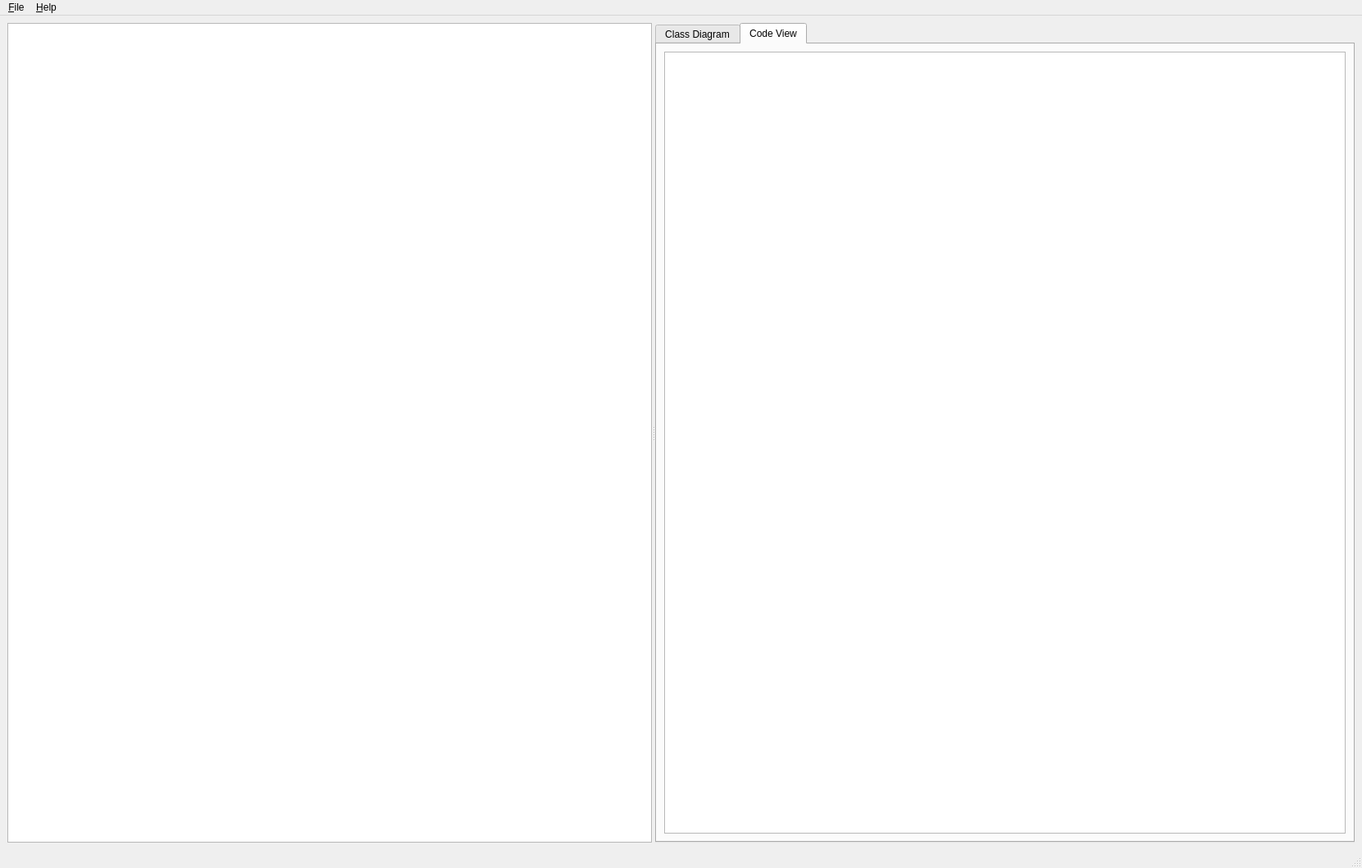
<?xml version="1.0" encoding="UTF-8"?>
<ui version="4.0">
 <class>MainWnd</class>
 <widget class="QMainWindow" name="MainWnd">
  <property name="geometry">
   <rect>
    <x>0</x>
    <y>0</y>
    <width>1661</width>
    <height>1059</height>
   </rect>
  </property>
  <property name="windowTitle">
   <string>Spaghetti</string>
  </property>
  <widget class="QWidget" name="centralwidget">
   <layout class="QHBoxLayout" name="horizontalLayout_2">
    <item>
     <widget class="QSplitter" name="splitter">
      <property name="orientation">
       <enum>Qt::Horizontal</enum>
      </property>
      <widget class="gui::CodeBaseTreeView" name="m_class_tree">
       <property name="sizePolicy">
        <sizepolicy hsizetype="Preferred" vsizetype="Expanding">
         <horstretch>0</horstretch>
         <verstretch>0</verstretch>
        </sizepolicy>
       </property>
      </widget>
      <widget class="QTabWidget" name="m_tab">
       <property name="currentIndex">
        <number>1</number>
       </property>
       <widget class="QWidget" name="m_class_tab">
        <attribute name="title">
         <string>Class Diagram</string>
        </attribute>
        <layout class="QHBoxLayout" name="horizontalLayout">
         <item>
          <widget class="QGraphicsView" name="m_class_gfx">
           <property name="sizePolicy">
            <sizepolicy hsizetype="Expanding" vsizetype="Expanding">
             <horstretch>0</horstretch>
             <verstretch>0</verstretch>
            </sizepolicy>
           </property>
          </widget>
         </item>
        </layout>
       </widget>
       <widget class="QWidget" name="m_code_tab">
        <property name="enabled">
         <bool>true</bool>
        </property>
        <property name="accessibleName">
         <string/>
        </property>
        <attribute name="title">
         <string>Code View</string>
        </attribute>
        <layout class="QHBoxLayout" name="horizontalLayout_3">
         <item>
          <widget class="QTextEdit" name="m_code_view"/>
         </item>
        </layout>
       </widget>
      </widget>
     </widget>
    </item>
   </layout>
  </widget>
  <widget class="QMenuBar" name="menubar">
   <property name="geometry">
    <rect>
     <x>0</x>
     <y>0</y>
     <width>1661</width>
     <height>40</height>
    </rect>
   </property>
   <widget class="QMenu" name="menu_File">
    <property name="title">
     <string>&amp;File</string>
    </property>
    <addaction name="m_action_open"/>
    <addaction name="separator"/>
    <addaction name="m_action_exit"/>
   </widget>
   <widget class="QMenu" name="menu_Help">
    <property name="title">
     <string>&amp;Help</string>
    </property>
    <addaction name="m_action_about_Qt"/>
    <addaction name="m_action_about"/>
   </widget>
   <addaction name="menu_File"/>
   <addaction name="menu_Help"/>
  </widget>
  <widget class="QStatusBar" name="statusbar"/>
  <action name="m_action_exit">
   <property name="text">
    <string>E&amp;xit</string>
   </property>
  </action>
  <action name="m_action_about">
   <property name="text">
    <string>&amp;About</string>
   </property>
  </action>
  <action name="m_action_open">
   <property name="text">
    <string>&amp;Open...</string>
   </property>
  </action>
  <action name="m_action_about_Qt">
   <property name="text">
    <string>About &amp;Qt</string>
   </property>
  </action>
 </widget>
 <customwidgets>
  <customwidget>
   <class>gui::CodeBaseTreeView</class>
   <extends>QTreeView</extends>
   <header>gui/CodeBaseTreeView.hh</header>
  </customwidget>
 </customwidgets>
 <resources/>
 <connections>
  <connection>
   <sender>m_action_exit</sender>
   <signal>triggered()</signal>
   <receiver>MainWnd</receiver>
   <slot>close()</slot>
   <hints>
    <hint type="sourcelabel">
     <x>-1</x>
     <y>-1</y>
    </hint>
    <hint type="destinationlabel">
     <x>399</x>
     <y>299</y>
    </hint>
   </hints>
  </connection>
 </connections>
</ui>
